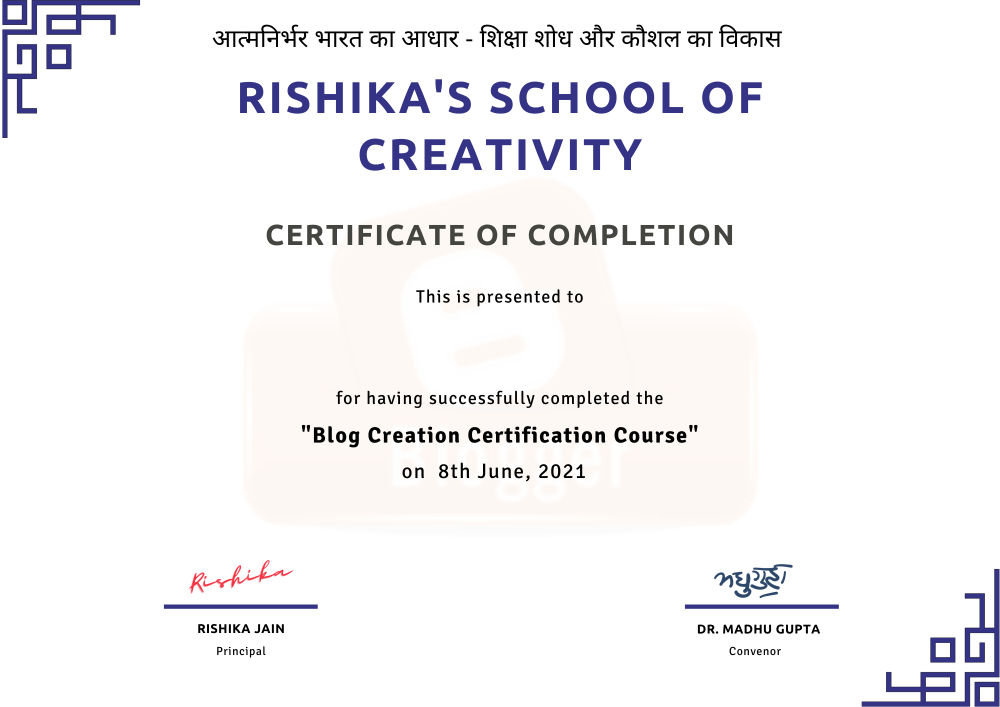
#> input picture Certificate_Template.png, 2000 x 1414 px, found by its file name (shown at 1/2 size); its folder holds only this picture in this run
$ python generatecertificates.py   (older library calls are emulated)
#> lines starting #> are read from the running program, lines starting #| are printed output that depends on the picture
from PIL import Image, ImageDraw, ImageFont
import os

def generateCertificates(names: list, cert_template: str, font_path: str):

#> called with cert_template = '.\\Certificate_Template.png', font_path = '.\\fontstyle\\Ubuntu-M.ttf'
    for name in names:
        text_y_position = 630
        img = Image.open(cert_template, mode = "r")
#> img is the input picture: PIL image 2000x1414 RGBA; mean R, G, B, A 244.7, 243.6, 245.2, 255

        image_width = img.width
#> image_width = 2000
        image_height = img.height
#> image_height = 1414

        draw = ImageDraw.Draw(img)
        font = ImageFont.truetype(font_path, 90)

        text_width, _ = draw.textsize(name, font = font)
#> text_width = 770

        draw.text(( (image_width - text_width) / 2, text_y_position), name, fill=(52, 51, 133), font = font )

        img.save("{}.png".format(name))
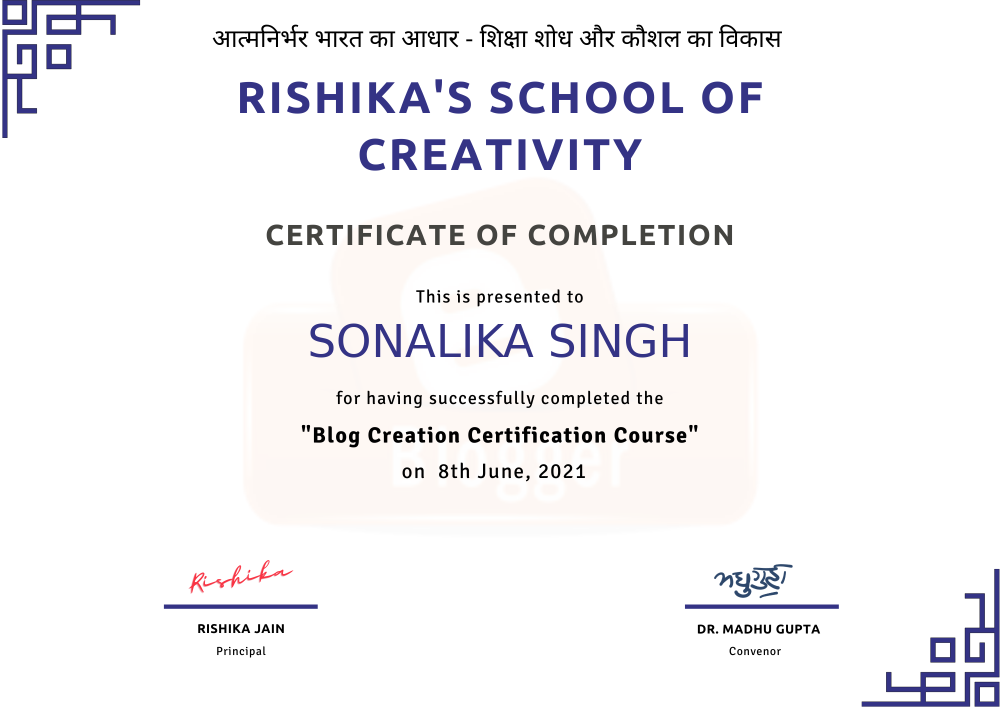
#> saved as SONALIKA SINGH.png: PIL image 2000x1414 RGBA (shown at 1/2 size); mean R, G, B, A 243.5, 242.5, 244.6, 255


if __name__ == "__main__":

    NAMES = [
        "SONALIKA SINGH",
        "PREETI JAIN",
        "VIKAS LAKHPATANI",
        "ANKIT BHARDWAJ",
        "PAYAL SHEKHAWAT",
        "VEENUS GUPTA",
        "PARUL GUPTA",
        "AANCHAL SHEKHAWAT",
        "SUNITA NAGAWAN",
        "PRIYA PAREEK",
        "VAIBHAV SHARMA",
        "RUDRAKSH RAWAT",
        "SHEFALI MENDIRATTA",
        "RAVI KUMAR SAINI",
        "PUNEET KRISHNA SHARMA"]

    FONT = r".\fontstyle\Ubuntu-M.ttf"

    CERTIFICATE_TEMPLATE = r".\Certificate_Template.png"

    generateCertificates(NAMES, CERTIFICATE_TEMPLATE, FONT)
